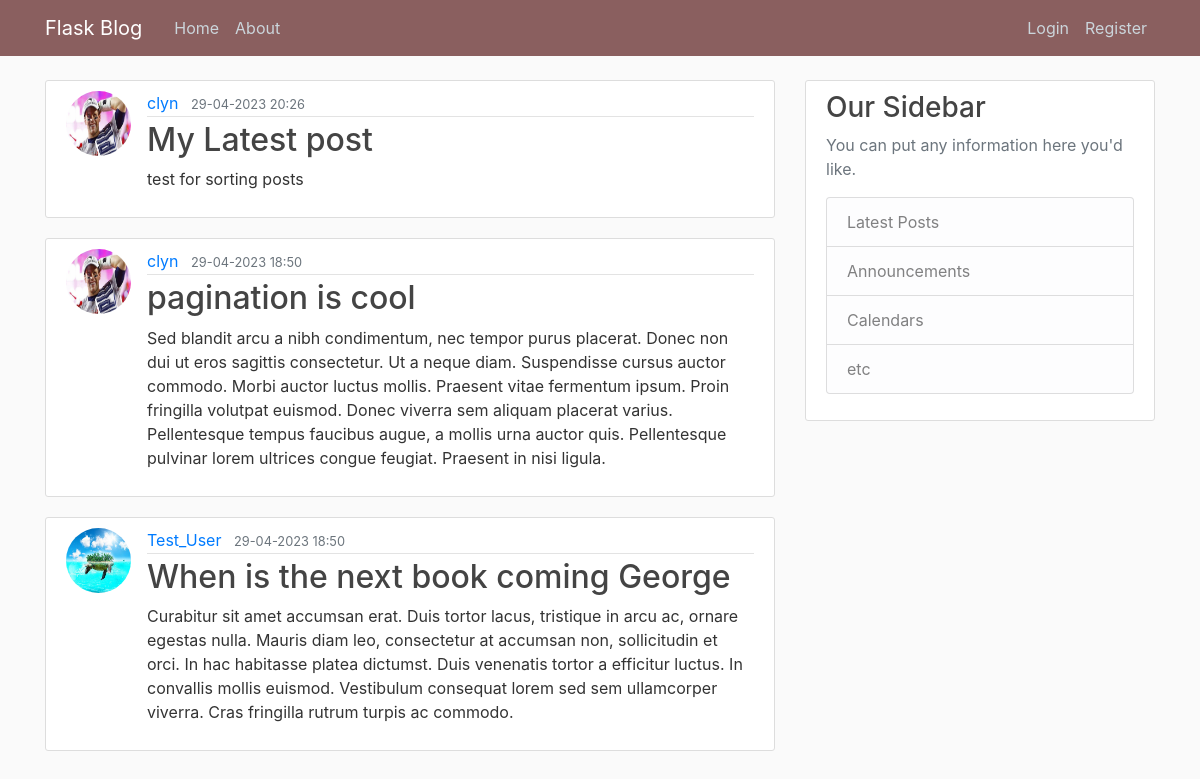
Page /home on the earlier database version.
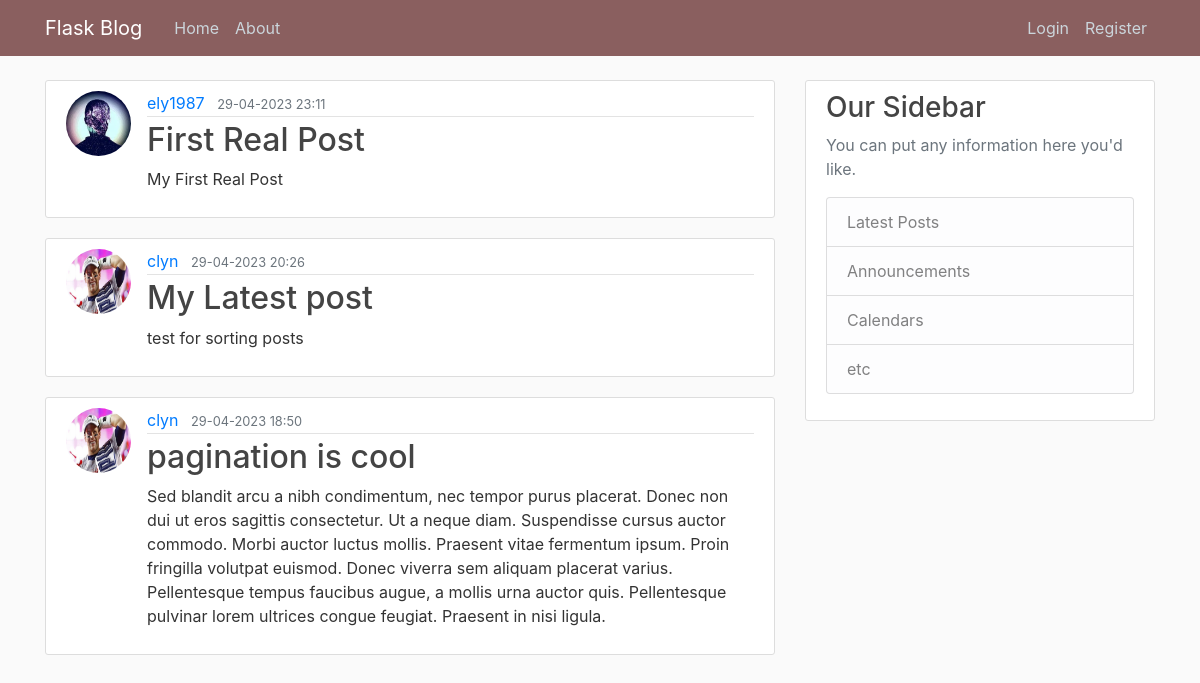
Same page on the later database version.
### Fblog/models.py (models this page shows, shortened)
class Post(db.Model):
    id = db.Column(db.Integer, primary_key = True)
    title = db.Column(db.String(100), nullable = False)
    date_posted = db.Column(db.DateTime, nullable = False, default = datetime.utcnow)
    content = db.Column(db.Text, nullable = False)
    user_id = db.Column(db.Integer, db.ForeignKey('user.id'), nullable = False) # Foregin Key is refrencing the table and column names

class User(db.Model, UserMixin):
    id = db.Column(db.Integer, primary_key = True)
    username = db.Column(db.String(20), unique = True, nullable = False)
    email = db.Column(db.String(120), unique = True, nullable = False)
    image_file = db.Column(db.String(20), nullable = False, default = 'default.jpg')
    password = db.Column(db.String(60), nullable = False)
    posts = db.relationship('Post', backref = 'author', lazy = True) #backref gets the user that created the post (1 to many relationship)

### Fblog/routes.py (the view)
@app.route("/")
@app.route("/home")
def home():
    page = request.args.get('page', 1, type=int)
    posts = Post.query.order_by(Post.date_posted.desc()).paginate(page = page, per_page=3) #allows me to define how many posts per page - orders them from newest to oldest
    return render_template('home.html', posts = posts) # posts variable within the template is equal to the dummy data

### Fblog/templates/home.html
{% extends "layout.html" %}
{% block content %}
    {% for post in posts %}
    <article class="media content-section">
      <img class= "rounded-circle article-img" src="{{url_for('static', filename = 'profile_pics/' + post.author.image_file) }}">
        <div class="media-body">
          <div class="article-metadata">
            <a class="mr-2" href="#">{{ post.author.username }}</a>
            <small class="text-muted">{{ post.date_posted.strftime('%d-%m-%Y %H:%M') }}</small>
          </div>
          <h2><a class="article-title" href="{{ url_for('post', post_id = post.id)}}">{{ post.title }}</a></h2>
          <p class="article-content">{{ post.content }}</p>
        </div>
      </article>
    {% endfor %}
{% endblock content %}

### Fblog/templates/layout.html (shortened to what this page needs)
<!DOCTYPE html>
<html>
<head>
    <link rel="stylesheet" href="https://cdn.jsdelivr.net/npm/bootstrap@4.3.1/dist/css/bootstrap.min.css">
    <link rel="stylesheet" type = "text/css" href="{{url_for('static', filename='main.css')}}">
</head>
<body>
    <header class="site-header">
        <nav class="navbar navbar-expand-md navbar-dark bg-steel fixed-top">
          <div class="container">
            <a class="navbar-brand mr-4" href="/">Flask Blog</a>
            <div class="collapse navbar-collapse" id="navbarToggle">
              <div class="navbar-nav mr-auto">
                <a class="nav-item nav-link" href="{{ url_for('home') }}">Home</a>
                <a class="nav-item nav-link" href="{{ url_for('about') }}">About</a>
              </div>
              <div class="navbar-nav">
                {% if current_user.is_authenticated %}
                <a class="nav-item nav-link" href="{{ url_for('new_post') }}">New Post</a>
                <a class="nav-item nav-link" href="{{ url_for('account') }}">Account</a>
                <a class="nav-item nav-link" href="{{ url_for('logout') }}">Logout</a>
                {% else %}
                  <a class="nav-item nav-link" href="{{ url_for('login') }}">Login</a>
                  <a class="nav-item nav-link" href="{{ url_for('register') }}">Register</a>
                {% endif %}
              </div>
            </div>
          </div>
        </nav>
      </header>
      <main role="main" class="container">
        <div class="row">
          <div class="col-md-8">
            {% block content %}{% endblock %}
          </div>
          <div class="col-md-4">
            <div class="content-section">
              <h3>Our Sidebar</h3>
              <p class='text-muted'>You can put any information here you'd like.
                <ul class="list-group">
                  <li class="list-group-item list-group-item-light">Latest Posts</li>
                  <li class="list-group-item list-group-item-light">Announcements</li>
                  <li class="list-group-item list-group-item-light">Calendars</li>
                  <li class="list-group-item list-group-item-light">etc</li>
                </ul>
              </p>
            </div>
          </div>
        </div>
      </main>
</body>
</html>

### Fblog/static/main.css (style rules this page uses)
body { background: #fafafa; color: #333333; margin-top: 5rem; }
h1, h2, h3, h4, h5, h6 { color: #444444; }
.bg-steel { background-color: #8a5f5f; }
.site-header .navbar-nav .nav-link { color: #cbd5db; }
.content-section { background: #ffffff; padding: 10px 20px; border: 1px solid #dddddd; border-radius: 3px; margin-bottom: 20px; }
.article-title { color: #444444; }
.article-content { white-space: pre-line; }
.article-img { height: 65px; width: 65px; margin-right: 16px; }
.article-metadata { padding-bottom: 1px; margin-bottom: 4px; border-bottom: 1px solid #e3e3e3 }

Differences in the rows shown:
no longer on this page (row unchanged): Post: image_file (picture), author.username "Test_User", date_posted "29-04-2023 18:50", title "When is the next book coming George", content "Curabitur sit amet accumsan erat. Duis tortor lacus, tristique in arcu ac, ornare egestas nulla. Mauris diam leo, consectetur at accumsan non, sollicitudin et orci. In hac habitasse platea dictumst. Duis venenatis tortor a efficitur luctus. In convallis mollis euismod. Vestibulum consequat lorem sed sem ullamcorper viverra. Cras fringilla rutrum turpis ac commodo."
added Post: image_file (placeholder picture), author.username "ely1987", date_posted "29-04-2023 23:11", title "First Real Post", content "My First Real Post"
